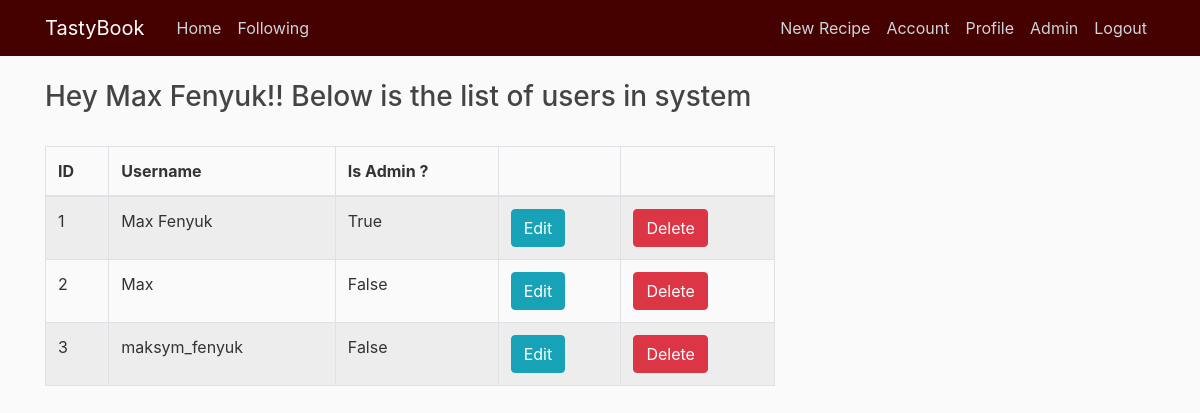
The page /admin/users-list (signed in) on the database its author committed.
### flaskblog/models.py (models this page shows, shortened)
class User(db.Model, UserMixin):
	id = db.Column(db. Integer, primary_key=True)
	username = db.Column(db.String(20), unique=True, nullable=False)
	email = db.Column(db.String(120), unique=True, nullable=False)
	image_file = db.Column(db.String(20), nullable=False, default='default.png')
	password = db.Column(db.String(60), nullable=False)
	recipes = db.relationship( 'Recipe', backref='author', lazy=True)
	about_me = db.Column(db.String(140))
	last_seen = db.Column(db.DateTime, default=datetime.utcnow)
	admin = db.Column(db.Boolean())
	notes = db.Column(db.UnicodeText)
	followed = db.relationship(
        'User', secondary=followers,
        primaryjoin=(followers.c.follower_id == id),
        secondaryjoin=(followers.c.followed_id == id),
        backref=db.backref('followers', lazy='dynamic'), lazy='dynamic')
	def is_admin(self):
		return self.admin

### flaskblog/routes.py (the view)
@app.route('/admin/users-list')
@login_required
@admin_login_required
def users_list_admin():
	users = User.query.all()
	return render_template('users-list-admin.html', users=users)

### flaskblog/models.py (called while the page is built)
@login_manager.user_loader
def load_user(user_id):
	return User.query.get(int(user_id))

### flaskblog/routes.py (called while the page is built)
@app.before_request
def before_request():
    if current_user.is_authenticated:
        current_user.last_seen = datetime.utcnow()
        db.session.commit()

def admin_login_required(func):
	@wraps(func)
	def decorated_view(*args, **kwargs):
		if not current_user.is_admin():
			return abort(403)
		return func(*args, **kwargs)
	return decorated_view

### flaskblog/templates/users-list-admin.html
{% extends 'admin-home.html' %}
{% block content %}
  <h3>Hey {{ current_user.username }}!! Below is the list of users in system</h3>
  <br/>
  <table class="table table-striped table-bordered">
    <thead>
      <tr>
        <th>ID</th>
        <th>Username</th>
        <th>Is Admin ?</th>
        <th></th>
        <th></th>
      </tr>
    </thead>
    <tbody>
      {% for user in users %}
        <tr>
          <td>{{ user.id }}</td>
          <td>{{ user.username }}</td>
          <td>{{ user.admin }}</td>
          <td>
            <a href="{{ url_for('user_update_admin', id=user.id) }}" class="btn btn-info btn-xs">Edit</a>
          </td>
          <td>
            <a class="btn btn-danger btn-xs" href={{ url_for('user_delete_admin', id=user.id) }}>Delete</a>
          </td>
        </tr>
      {% endfor %}
    </tbody>
  </table>
{% endblock %}

### flaskblog/static/Main.css (style rules this page uses)
body { background: #fafafa; color: #333333; margin-top: 5rem; }
h1, h2, h3, h4, h5, h6 { color: #444444; }

### rows shown on the page
User: username "Max Fenyuk", id "1", admin "True"
User: id "2", username "Max", admin "False"
User: id "3", username "maksym_fenyuk", admin "False"
